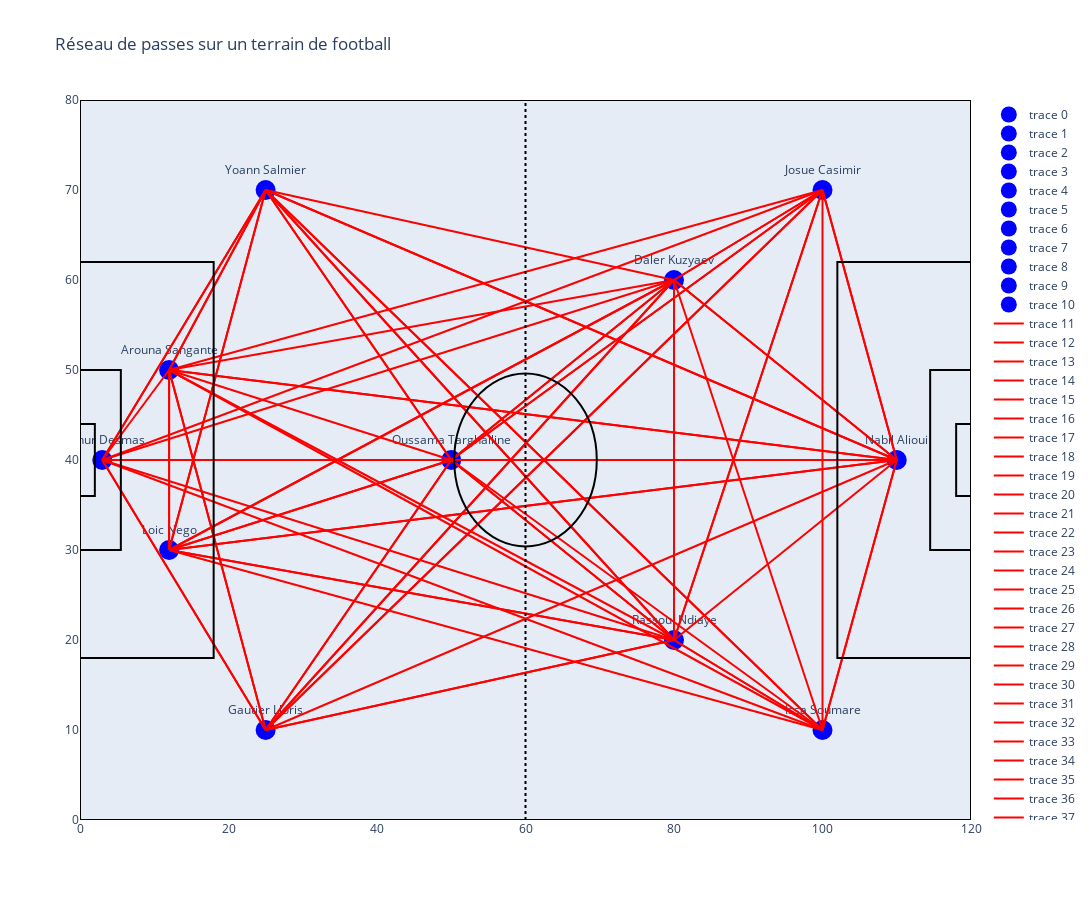

The code cell stored with this chart in its notebook:
### Code cell
import plotly.graph_objs as go

# Dictionnaire des positions en fonction des rôles
role_positions = {
    "Gardien": [(3, 40)],
    "Défenseur": [(12, 30), (12, 50), (25, 10), (25, 70)],
    "Milieu de terrain": [(50, 40), (80, 20), (80, 60)],
    "Attaquant": [(100, 10), (100, 70), (110, 40)]
}

# Fonction pour obtenir la position en fonction du rôle et de l'index
def get_position(role, index, role_positions, role_count):
    if role in role_positions and index < len(role_positions[role]):
        return role_positions[role][index]
    else:
        # Gérer les excédents en attribuant des positions restantes
        if role == "Défenseur":
            role = "Milieu de terrain"
        elif role == "Milieu de terrain":
            role = "Attaquant"
        elif role == "Attaquant":
            role = "Défenseur"
        return get_position(role, role_count[role], role_positions, role_count)

# Fonction pour créer le graphique de passes
def visualize_pass_network(player_positions_df, passes_df):
    # Convertir les données de la dataframe en dictionnaires
    role_count = {"Défenseur": 0, "Milieu de terrain": 0, "Attaquant": 0, "Gardien": 0}
    players_positions = {}
    
    for index, row in player_positions_df.iterrows():
        role = row['role']
        position = get_position(role, role_count[role], role_positions, role_count)
        role_count[role] += 1
        players_positions[row['player.name']] = position

    # Calculer les informations des passes
    pass_info = passes_df.groupby(['player.name']).agg(
        num_passes=('pass.length', 'size'),
        avg_pass_length=('pass.length', 'mean')
    ).reset_index()

    pass_info_received = passes_df.groupby(['pass.recipient.name']).agg(
        num_passes_received=('pass.length', 'size'),
        avg_pass_length_received=('pass.length', 'mean')
    ).reset_index()

    # Créer des dictionnaires pour les infos de passes
    pass_info_dict = {
        row['player.name']: {
            'num_passes': row['num_passes'],
            'avg_pass_length': row['avg_pass_length']
        }
        for index, row in pass_info.iterrows()
    }

    pass_info_received_dict = {
        row['pass.recipient.name']: {
            'num_passes_received': row['num_passes_received'],
            'avg_pass_length_received': row['avg_pass_length_received']
        }
        for index, row in pass_info_received.iterrows()
    }

    # Tracer le terrain de football
    fig = go.Figure()

    # Ajouter des formes pour représenter le terrain de football
    terrain_shapes = [
        dict(type="rect", x0=0, y0=0, x1=120, y1=80, line=dict(color="Black")),
        dict(type="line", x0=60, y0=0, x1=60, y1=80, line=dict(color="Black", dash="dot")),
        dict(type="rect", x0=0, y0=18, x1=18, y1=62, line=dict(color="Black")),
        dict(type="rect", x0=102, y0=18, x1=120, y1=62, line=dict(color="Black")),
        dict(type="rect", x0=0, y0=30, x1=5.5, y1=50, line=dict(color="Black")),
        dict(type="rect", x0=114.5, y0=30, x1=120, y1=50, line=dict(color="Black")),
        dict(type="rect", x0=0, y0=36, x1=2, y1=44, line=dict(color="Black")),
        dict(type="rect", x0=118, y0=36, x1=120, y1=44, line=dict(color="Black")),
        dict(type="circle", xref="x", yref="y", x0=50.4, y0=30.4, x1=69.6, y1=49.6, line_color="Black"),
    ]
    fig.update_layout(shapes=terrain_shapes)

    # Ajouter les joueurs sur le terrain avec les infos de passes
    for player, pos in players_positions.items():
        passes_from_player = pass_info_dict.get(player, {'num_passes': 0, 'avg_pass_length': 0})
        passes_to_player = pass_info_received_dict.get(player, {'num_passes_received': 0, 'avg_pass_length_received': 0})

        # Calculer les passes entre ce joueur et les autres
        passes_to_other_players = passes_df[passes_df['player.name'] == player]
        passes_from_other_players = passes_df[passes_df['pass.recipient.name'] == player]

        passes_info_text = ""
        for idx, pass_row in passes_to_other_players.iterrows():
            recipient = pass_row['pass.recipient.name']
            if recipient in players_positions:
                passes_info_text += f"Passes vers {recipient}: {pass_row['pass.length']} m<br>"
        
        for idx, pass_row in passes_from_other_players.iterrows():
            sender = pass_row['player.name']
            if sender in players_positions:
                passes_info_text += f"Passes de {sender}: {pass_row['pass.length']} m<br>"

        hover_text = (
            f"Joueur: {player}<br>"
            f"Nombre de passes effectuées: {passes_from_player['num_passes']}<br>"
            f"Longueur moyenne des passes effectuées: {passes_from_player['avg_pass_length']:.2f} m<br>"
            f"Nombre de passes reçues: {passes_to_player['num_passes_received']}<br>"
            f"Longueur moyenne des passes reçues: {passes_to_player['avg_pass_length_received']:.2f} m<br>"
            f"{passes_info_text}"
        )

        fig.add_trace(go.Scatter(
            x=[pos[0]],
            y=[pos[1]],
            mode='markers+text',
            text=[player],
            textposition="top center",
            marker=dict(size=20, color='blue'),
            hovertext=hover_text,
            hoverinfo="text"
        ))

    # Calculer le nombre et la longueur moyenne des passes entre les joueurs
    passes_between_players = passes_df.groupby(['player.name', 'pass.recipient.name']).agg(
        num_passes=('pass.length', 'size'),
        avg_pass_length=('pass.length', 'mean')
    ).reset_index()

    # Ajouter les passes
    for row in passes_between_players.itertuples():
        if row[1] in players_positions and row[2] in players_positions:
            start = players_positions[row[1]]
            end = players_positions[row[2]]
            hover_text = (
                f"Passes de {row[1]} à {row[2]}<br>"
                f"Nombre de passes: {row.num_passes}<br>"
                f"Longueur moyenne des passes: {row.avg_pass_length:.2f} m"
            )
            fig.add_trace(go.Scatter(
                x=[start[0], end[0]],
                y=[start[1], end[1]],
                mode='lines',
                line=dict(width=2, color='red'),
                hovertext=hover_text,
                hoverinfo="text"
            ))

    fig.update_layout(
        title="Réseau de passes sur un terrain de football",
        xaxis=dict(range=[0, 120], showgrid=False, zeroline=False),
        yaxis=dict(range=[0, 80], showgrid=False, zeroline=False),
        width=1200,
        height=900
    )
    fig.show()
visualize_pass_network(df_positions, df_passes)
